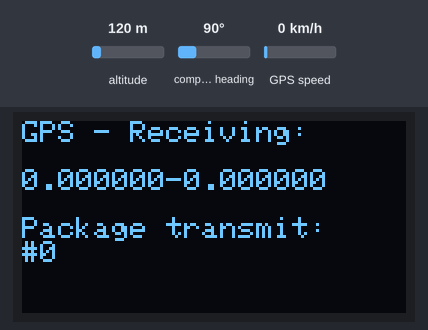
The sketch below on a simulated Arduino Uno, built with avr-gcc and run on an emulated ATmega328P. On the bench: 128×64 one-colour display. The inputs (shaded band) are chosen by the test bench; at power-on: altitude 120 m, compass heading 90°, GPS speed 0 km/h. The GPS gets a fix after 3 s at 37.7749, -122.4194 with 8 satellites; no radio packets arrive unless stated; what the sketch prints to the serial monitor is not drawn.

Above: at 0.2 s.
At 3.3 s:
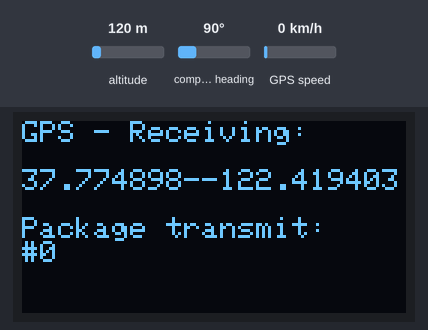
At 5.2 s:
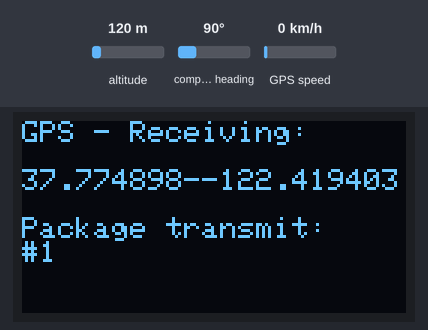
At 20.2 s:
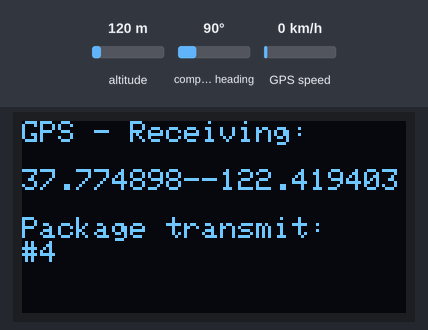
At 35.2 s:
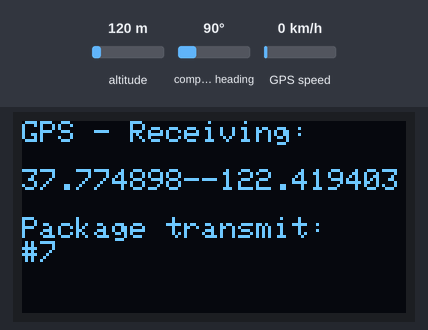

Measured:
- what the display in image 0 shows lasts 3.1 s, from 0.1 s to 3.2 s
- what the display in image 1 shows lasts 1.9 s, from 3.2 s to 5.1 s
- what the display in image 2 shows lasts 5.0 s, from 5.1 s to 10.1 s

The sketch:

Final_test_talker.ino
```cpp
/*********
  Modified from the examples of the Arduino LoRa library
  More resources: https://randomnerdtutorials.com
*********/

#include <SPI.h>
#include <LoRa.h>
#include <TinyGPSPlus.h>
#include <SoftwareSerial.h>
#include <Wire.h>
#include <Adafruit_GFX.h>
#include <Adafruit_SH1106.h>
#define OLED_SDA 21
#define OLED_SCL 22

Adafruit_SH1106 display(21, 22);
//define the pins used by the transceiver module
// SCK:  GPIO 18
// MOSI: GPIO 23
// MISO: GPIO 19
#define nss 5
#define rst 14
#define dio0 2

//define pins use for UART
#define RXD2 16
#define TXD2 17
#define GPSBaud 9600

// The TinyGPSPlus object
TinyGPSPlus gps;

// The serial connection to the GPS device
SoftwareSerial ss(RXD2, TXD2);

unsigned long previousMillis = 0;
const long period = 5000;
int counter = 0;

void setup() {
  //initialize Serial Monitor
  Serial.begin(115200);
  ss.begin(GPSBaud);

  while (!Serial);
  Serial.println("LoRa Sender");

  //setup LoRa transceiver module
  LoRa.setPins(nss, rst, dio0);

  //replace the LoRa.begin(---E-) argument with your location's frequency
  //433E6 for Asia
  //866E6 for Europe
  //915E6 for North America
  while (!LoRa.begin(866E6)) {
    Serial.println(".");
    delay(500);
  }
   // Change sync word (0xF3) to match the receiver
  // The sync word assures you don't get LoRa messages from other LoRa transceivers
  // ranges from 0-0xFF
  LoRa.setSyncWord(0xF3);
  Serial.println("LoRa Initializing OK!");
  oled_setup();
}

void loop() {
  unsigned long currentMillis = millis(); // store the current time
  while (ss.available() > 0)
    if (gps.encode(ss.read()))
      transmitInfo();

  //Wait after first 5 second for GPS connection
  if (millis() > 5000 && gps.charsProcessed() < 10)
  {
    Serial.println(F("No GPS detected: check wiring."));
    while(true);
  }

  //Sending package every 5 second
  if(currentMillis - previousMillis >= period){
    counter++;
    Serial.println(F("----------------------Sending Package---------------------"));
    loraTransmit();
    Serial.println(F("----------------------Ending Package----------------------"));
    previousMillis = currentMillis;
  }

  oled_display();
}

void transmitInfo()
{
  Serial.print(F("Location: "));
  if (gps.location.isValid())
  {
    Serial.print(gps.location.lat(), 6);
    Serial.print(F(","));
    Serial.print(gps.location.lng(), 6);
  }
  else
  {
    Serial.print(F("INVALID"));
  }

  Serial.print(F("  Date/Time: "));
  if (gps.date.isValid())
  {
    Serial.print(gps.date.month());
    Serial.print(F("/"));
    Serial.print(gps.date.day());
    Serial.print(F("/"));
    Serial.print(gps.date.year());
  }
  else
  {
    Serial.print(F("INVALID"));
  }

  Serial.print(F(" "));
  if (gps.time.isValid())
  {
    if (gps.time.hour() < 10) Serial.print(F("0"));
    Serial.print(gps.time.hour());
    Serial.print(F(":"));
    if (gps.time.minute() < 10) Serial.print(F("0"));
    Serial.print(gps.time.minute());
    Serial.print(F(":"));
    if (gps.time.second() < 10) Serial.print(F("0"));
    Serial.print(gps.time.second());
    Serial.print(F("."));
    if (gps.time.centisecond() < 10) Serial.print(F("0"));
    Serial.print(gps.time.centisecond());
  }
  else
  {
    Serial.print(F("INVALID"));
  }

  Serial.println();
}

void loraTransmit()
{
  //Send LoRa packet to receiver
  LoRa.beginPacket();
  LoRa.print(gps.location.lat(), 6);
  LoRa.print(F("-"));
  LoRa.print(gps.location.lng(), 6);
  LoRa.print(F("-"));
  LoRa.print(counter);
  LoRa.endPacket();
}

void oled_setup()
{
  display.begin(SH1106_SWITCHCAPVCC, 0x3C);
  display.clearDisplay();
  display.display();
}

void oled_display()
{
  display.clearDisplay();
  display.setTextSize(1);
  display.setTextColor(WHITE);
  display.setCursor(0, 0);
  display.println("GPS - Receiving: ");
  display.println(" ");

  display.print(gps.location.lat(), 6);
  display.print("-");
  display.println(gps.location.lng(), 6);

  display.println();
  display.println("Package transmit: ");
  display.print("#");
  display.println(counter);

  display.display();
}
```
